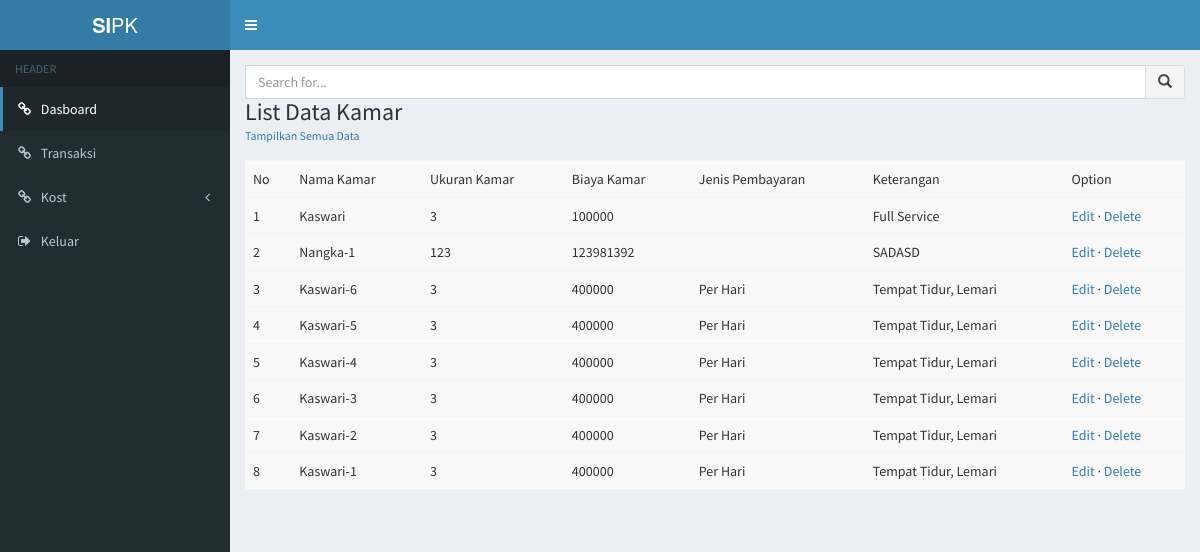
/tablekamar.php, run on the app's committed database.
### tables this page shows
CREATE TABLE `tb_kamar` (
  `id_kamar` int(5) NOT NULL,
  `id_kost` int(11) NOT NULL,
  `nama_kamar` varchar(20) DEFAULT NULL,
  `ukuran_kamar` int(10) DEFAULT NULL,
  `biaya_kamar` int(20) DEFAULT NULL,
  `jenis_pembayaran` enum('Per Hari','Per Bulan','Per Tahun') DEFAULT NULL,
  `keterangan` varchar(20) DEFAULT NULL
);

### tablekamar.php (the view, shortened to what this page needs)
<!DOCTYPE html>
<html>
<head>
  <link rel="stylesheet" href="bower_components/bootstrap/dist/css/bootstrap.min.css">
  <link rel="stylesheet" href="bower_components/font-awesome/css/font-awesome.min.css">
  <link rel="stylesheet" href="bower_components/Ionicons/css/ionicons.min.css">
  <link rel="stylesheet" href="dist/css/AdminLTE.min.css">
  <link rel="stylesheet" href="dist/css/skins/skin-blue.min.css">
  <link rel="stylesheet" href="bower_components/bootstrap-datepicker/dist/css/bootstrap-datepicker.min.css">
</head>
<body class="hold-transition skin-blue sidebar-mini">
<div class="wrapper">
  <header class="main-header">
    <a href="http://localhost/SIPK/" class="logo">
      <span class="logo-lg"><b>SI</b>PK</span>
    </a>
    <nav class="navbar navbar-static-top" role="navigation">
      <a href="#" class="sidebar-toggle" data-toggle="push-menu" role="button">
      </a>
    </nav>
  </header>
  <aside class="main-sidebar">
  <section class="sidebar">
      <ul class="sidebar-menu" data-widget="tree">
        <li class="header">HEADER</li>
        <li class="active"><a href="http://localhost/SIPK"><i class="fa fa-link"></i> <span>Dasboard</span></a></li>
        <li><a href="transaksi.php"><i class="fa fa-link"></i> <span>Transaksi</span></a></li>
        <li class="treeview">
          <a href="#"><i class="fa fa-link"></i> <span>Kost</span>
            <span class="pull-right-container">
                <i class="fa fa-angle-left pull-right"></i>
              </span>
          </a>
        </li>
        <li><a href="proses/logout.php"><i class="fa fa-sign-out"></i> <span>Keluar</span></a></li>
      </ul>
    </section>
  </aside>
  <div class="content-wrapper">
    <section class="content-header">
      <?php if (isset($_GET['option']) && isset($_GET['id_kamar'])): ?>
        <?php
          if ($_GET['option'] == 'delete') {
            require_once "proses/connect.php";
            $id_kamar = $_GET['id_kamar'];
            $checkKamar = mysqli_query($connect, "SELECT * FROM tb_kamar WHERE id_kamar='$id_kamar'");
            if (mysqli_num_rows($checkKamar) > 0) {
              $deleteUser = mysqli_query($connect, "DELETE FROM tb_kamar WHERE id_kamar='$id_kamar'");
              if ($deleteUser) {
                echo 'Data Berhasil dihapus <a href="http://localhost/SIPK/tablekamar.php">Lihat Semua Data</a>';
              } else {
                echo "Gagal Menghapus Data Pelanggan";
              }
            } else {
              echo "ID PELANGGAN TIDAK DITEMUKAN";
            }
          }
        ?>
        <?php if ($_GET['option'] == "edit"): ?>
        <h1>
          Update Data Kamar
        </h1>
        <small><a href="http://localhost/SIPK/tablekamar.php">Lihat Semua Data</a></small>
      </section>
      <section class="content container-fluid">
        <div class="panel panel-default">
          <div class="panel-body">
            <?php
              require_once "proses/connect.php";
              $getIDKamar = mysqli_escape_string($connect, $_GET['id_kamar']);
              $getAllDataUser = mysqli_query($connect, "SELECT * FROM tb_kamar WHERE id_kamar='$getIDKamar'");
              if (mysqli_num_rows($getAllDataUser) > 0) {
                $row = mysqli_fetch_assoc($getAllDataUser);
                $id_kamar = $row['id_kamar'];
                $nama_kamar = $row['nama_kamar'];
                $ukuran_kamar = $row['ukuran_kamar'];
                $jenis_pembayaran = $row['jenis_pembayaran'];
                $biaya_kamar = $row['biaya_kamar'];
                $keterangan = $row['keterangan'];
              }
            ?>
            <form role="form" action="proses/kamar.php" method="post">
              <?php if (isset($_GET['alert'])): ?>
                <?php if ($_GET['alert'] == "success"): ?>
                  <div class="alert alert-success">
                    Data Berhasil Masuk
                  </div>
                <?php endif; ?>
                <?php if ($_GET['alert'] == "danger"): ?>
                  <div class="alert alert-danger">
                    Data Gagal Masuk
                  </div>
                <?php endif; ?>
                <?php if ($_GET['alert'] == "nonefields"): ?>
                  <div class="alert alert-danger">
                    Masih ada data yang kosong!
                  </div>
                <?php endif; ?>
              <?php endif; ?>
                <div class="box-body">
                  <div class="form-group">
                    <label for="NamaKamar">Nama Kamar</label>
                    <input class="form-control" id="NamaKamar" name="nama_kamar"type="text" value="<?php echo $nama_kamar; ?>">
                  </div>
                  <div class="form-group">
                    <label for="UkuranKamar">Ukuran Kamar</label>
                    <input class="form-control" id="UkuranKamar" name="ukuran_kamar" type="number" value="<?php echo $ukuran_kamar; ?>">
                  </div>
                  <div class="form-group">
                    <label for="BiayaKamar">Biaya Kamar</label>
                    <input class="form-control" id="BiayaKamar" name="biaya_kamar" type="text" value="<?php echo $biaya_kamar; ?>">
                  </div>
                  <div class="form-group">
                    <label for="JenisPembayaran">Jenis Pembayaran</label>
                    <select class="form-control" name="JenisPembayaran" id="JenisPembayaran">
                      <option value="">Pilih</option>
                      <option value="Per Hari" <?php if($jenis_pembayaran == 'Hari'){echo "selected";} ?>>Per Hari</option>
                      <option value="Per Bulan" <?php if($jenis_pembayaran == 'Bulan'){echo "selected";} ?>>Per Bulan</option>
                      <option value="Per Tahun" <?php if($jenis_pembayaran == 'Tahun'){echo "selected";} ?>>Per Tahun</option>
                    </select>
                  </div>
                  <div class="form-group">
                    <label for="Keterangan">Keterangan</label>
                    <input class="form-control" id="Keterangan" name="keterangan" type="text" value="<?php echo $keterangan; ?>">
                  </div>
                </div>
                <div class="box-footer">
                  <button type="submit" class="btn btn-primary" name="sumbit">Submit</button>
                </div>
              </form>
            </div>
          </div>
        <?php endif; ?>
        <?php else: ?>
          <div class="pull-right">
            <form method="post" action="#" id="search_form">
              <div class="input-group">
                <input type="text" class="form-control" id="query_search" placeholder="Search for...">
                <span class="input-group-btn">
                  <button class="btn btn-default" type="submit"><i class="glyphicon glyphicon-search"></i></button>
                </span>
              </div>
            </form>
          </div>
          <h1>
            List Data Kamar
          </h1>
          <small><a href="http://localhost/SIPK/tablekamar.php">Tampilkan Semua Data</a></small>
        </section>
        <section class="content container-fluid">
          <?php if (isset($_GET['q'])): ?>
            <?php
              require_once "proses/connect.php";
              $query_search = mysqli_escape_string($connect, $_GET['q']);
              $getAllData = mysqli_query($connect, "SELECT * FROM tb_kamar WHERE nama_kamar LIKE '%$query_search%'");
              if (mysqli_num_rows($getAllData) > 0) {
              ?>
              <table class="table table-striped">
                <tr>
                  <td>No</td>
                  <td>Nama Kamar</td>
                  <td>Ukuran Kamar</td>
                  <td>Biaya Kamar</td>
                  <td>Jenis Pembayaran</td>
                  <td>Keterangan</td>
                </tr>
              <?php
                $i = 1;
                while ($row = mysqli_fetch_assoc($getAllData)) {
                  $id_kamar = $row['id_kamar'];
                  $nama_kamar = $row['nama_kamar'];
                  $ukuran_kamar = $row['ukuran_kamar'];
                  $biaya_kamar = $row['biaya_kamar'];
                  $jenis_pembayaran = $row['jenis_pembayaran'];
                  $keterangan = $row['keterangan'];
              ?>
              <tr>
                <td><?php echo $i++;?></td>
                <td><?php echo $nama_kamar; ?></td>
                <td><?php echo $ukuran_kamar; ?></td>
                <td><?php echo $biaya_kamar; ?></td>
                <td><?php echo $jenis_pembayaran; ?></td>
                <td><?php echo $keterangan; ?></td>
              </tr>
            <?php
                }
              } else {
                echo "Tidak ada DATA";
              }
            ?>
            <?php else: ?>
              <?php
                require_once "proses/connect.php";
                $getAllData = mysqli_query($connect, "SELECT * FROM tb_kamar ORDER BY id_kamar DESC");
                if (mysqli_num_rows($getAllData) > 0) {
                ?>
                <table class="table table-striped">
                  <tr>
                    <td>No</td>
                    <td>Nama Kamar</td>
                    <td>Ukuran Kamar</td>
                    <td>Biaya Kamar</td>
                    <td>Jenis Pembayaran</td>
                    <td>Keterangan</td>
                    <td>Option</td>
                  </tr>
                <?php
                  $i = 1;
                  while ($row = mysqli_fetch_assoc($getAllData)) {
                    $id_kamar = $row['id_kamar'];
                    $nama_kamar = $row['nama_kamar'];
                    $ukuran_kamar = $row['ukuran_kamar'];
                    $biaya_kamar = $row['biaya_kamar'];
                    $jenis_pembayaran = $row['jenis_pembayaran'];
                    $keterangan = $row['keterangan'];
                ?>
                <tr>
                  <tr>
                    <td><?php echo $i++;?></td>
                    <td><?php echo $nama_kamar; ?></td>
                    <td><?php echo $ukuran_kamar; ?></td>
                    <td><?php echo $biaya_kamar; ?></td>
                    <td><?php echo $jenis_pembayaran; ?></td>
                    <td><?php echo $keterangan; ?></td>
                    <td><a href="?option=edit&amp;id_kamar=<?php echo $id_kamar; ?>">Edit</a> &middot; <a href="#" class="link-delete" data-id="<?php echo $id_kamar;?>">Delete</a></td>
                </tr>
              <?php
                  }
                } else {
                  echo "Data Tidak Di Temukan";
                }
              ?>
          <?php endif; ?>
          </table>
      <?php endif; ?>
    </section>
</div>
</body>
</html>

### data on the page
tb_kamar: nama_kamar "Kaswari", ukuran_kamar "3", biaya_kamar "100000", keterangan "Full Service"
tb_kamar: nama_kamar "Nangka-1", ukuran_kamar "123", biaya_kamar "123981392", keterangan "SADASD"
tb_kamar: nama_kamar "Kaswari-6", ukuran_kamar "3", biaya_kamar "400000", jenis_pembayaran "Per Hari", keterangan "Tempat Tidur, Lemari"
tb_kamar: nama_kamar "Kaswari-5", ukuran_kamar "3", biaya_kamar "400000", jenis_pembayaran "Per Hari", keterangan "Tempat Tidur, Lemari"
tb_kamar: nama_kamar "Kaswari-4", ukuran_kamar "3", biaya_kamar "400000", jenis_pembayaran "Per Hari", keterangan "Tempat Tidur, Lemari"
tb_kamar: nama_kamar "Kaswari-3", ukuran_kamar "3", biaya_kamar "400000", jenis_pembayaran "Per Hari", keterangan "Tempat Tidur, Lemari"
tb_kamar: nama_kamar "Kaswari-2", ukuran_kamar "3", biaya_kamar "400000", jenis_pembayaran "Per Hari", keterangan "Tempat Tidur, Lemari"
tb_kamar: nama_kamar "Kaswari-1", ukuran_kamar "3", biaya_kamar "400000", jenis_pembayaran "Per Hari", keterangan "Tempat Tidur, Lemari"
